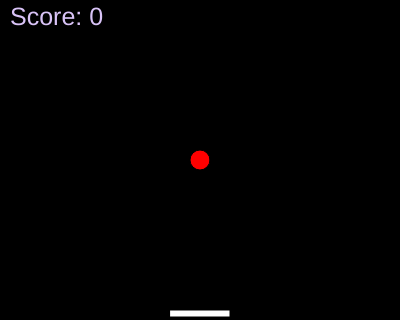
Frame 1 (no input)
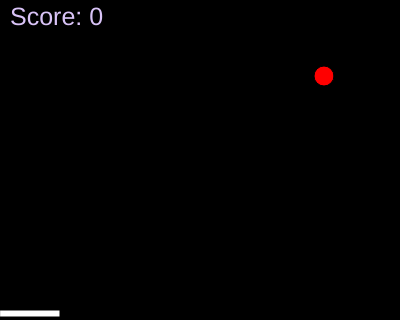
Frame 60 (no input)
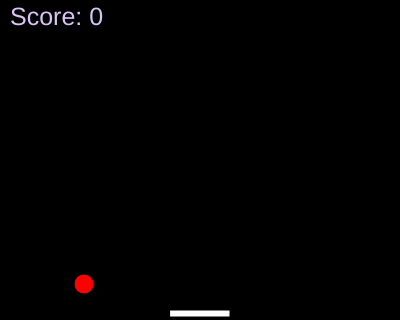
Frame 120 (the mouse pressed at the canvas centre since frame 60)

The p5.js sketch that drew these frames (run headless with seeded random() and noise() and a simulated clock; from frame 60 on, the mouse is pressed at the canvas centre):

// p5.js sketch
// ── sketch.js
class Figura {
  constructor(x, y, ancho, alto, velx, vely) {
    this.posicion = createVector(x, y);
    this.ancho = ancho;
    this.alto = alto;
    this.velocidad = createVector(velx, vely);
  }
  
  // Método vacío para ser redefinido en subclases
  draw() {}

  // Método vacío para ser redefinido en subclases
  update() {}
}

class Pelota extends Figura {
  constructor(x, y, ancho, alto, velx, vely) {
    super(x, y, ancho, alto, velx, vely);
    this.color = color('red');
    this.forma = 'circulo'; // nueva variable de instancia para la forma actual
  }

  draw() {
    fill(this.color);
    if (this.forma === 'circulo') { // cambiar la forma según la variable "forma"
      ellipse(this.posicion.x, this.posicion.y, this.ancho, this.alto);
    } else {
      triangle(this.posicion.x - this.ancho / 2, this.posicion.y + this.alto / 2,
               this.posicion.x + this.ancho / 2, this.posicion.y + this.alto / 2,
               this.posicion.x, this.posicion.y - this.alto / 2);
    }
  }

  update() {
    if (this.posicion.x + this.ancho >= width || this.posicion.x <= 0) {
      this.velocidad.x *= -1;
    }

    if (this.posicion.y + this.alto >= height || this.posicion.y <= 0) {
      this.velocidad.y *= -1;
    }

    this.posicion.add(this.velocidad);
  }

  checkCollision(racket) {
    if (this.posicion.y + this.alto >= racket.posicion.y &&
        this.posicion.y <= racket.posicion.y + racket.alto &&
        this.posicion.x + this.ancho >= racket.posicion.x &&
        this.posicion.x <= racket.posicion.x + racket.ancho) {
      this.velocidad.y *= -1;
      score++;
      racket.changeColor();

      if (this.forma === 'circulo') { // cambiar la forma de la pelota
        this.ancho = this.ancho;
        this.alto = this.alto;
        this.forma = 'triangulo';
      } else {
        this.ancho = this.ancho;
        this.alto = this.alto;
        this.forma = 'circulo';
      }

      return true;
    }
    return false;
    
  }
  
}

class Racket extends Figura {
  constructor(x, y, ancho, alto, velx, vely) {
    super(x, y, ancho, alto, velx, vely);
    this.color = color('255');
  }

  draw() {
    fill(this.color);
    rect(this.posicion.x, this.posicion.y, this.ancho, this.alto);
  }

  update() {
    let nuevaPosicion = mouseX - this.ancho / 2;
    if (nuevaPosicion < 0) {
      nuevaPosicion = 0;
    } else if (nuevaPosicion + this.ancho > width) {
      nuevaPosicion = width - this.ancho;
    }
    this.posicion.x = nuevaPosicion;
  }

  changeColor() {
    this.color = color(random(255), random(255), random(255));
  }
}

let score = 0;
let racket, pelota;


function setup() {
  createCanvas(400, 320);
  racket = new Racket((width / 2 )- 30, height - 10, 60, 7);
  pelota = new Pelota(width / 2, height / 2, 20, 20, 4, -4);
}

function draw() {
  background(0);
  pelota.draw();
  pelota.update();
  if (pelota.checkCollision(racket)) {
    
  }
  racket.draw();
  racket.update();
  fill(217, 195, 247);
  textSize(25);
  text(`Score: ` + score, 10, 25);
}
